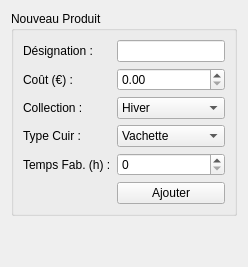
          <widget class="QWidget" name="tab_prod_new">
           <attribute name="title">
            <string>➕ Nouveau Produit</string>
           </attribute>
           <layout class="QVBoxLayout" name="vl_tab_prod_new">
            <item>
             <widget class="QGroupBox" name="gb_prod_new">
              <property name="title">
               <string>Nouveau Produit</string>
              </property>
              <layout class="QFormLayout" name="fl_prod_new">
               <item row="0" column="0">
                <widget class="QLabel" name="label">
                 <property name="text">
                  <string>Désignation :</string>
                 </property>
                </widget>
               </item>
               <item row="0" column="1">
                <widget class="QLineEdit" name="le_prod_nom"/>
               </item>
               <item row="1" column="0">
                <widget class="QLabel" name="label">
                 <property name="text">
                  <string>Coût (€) :</string>
                 </property>
                </widget>
               </item>
               <item row="1" column="1">
                <widget class="QDoubleSpinBox" name="sb_prod_cout">
                 <property name="maximum">
                  <double>10000.000000000000000</double>
                 </property>
                </widget>
               </item>
               <item row="2" column="0">
                <widget class="QLabel" name="label">
                 <property name="text">
                  <string>Collection :</string>
                 </property>
                </widget>
               </item>
               <item row="2" column="1">
                <widget class="QComboBox" name="cb_prod_coll">
                 <item>
                  <property name="text">
                   <string>Hiver</string>
                  </property>
                 </item>
                 <item>
                  <property name="text">
                   <string>Été</string>
                  </property>
                 </item>
                 <item>
                  <property name="text">
                   <string>Intemporel</string>
                  </property>
                 </item>
                </widget>
               </item>
               <item row="3" column="0">
                <widget class="QLabel" name="label">
                 <property name="text">
                  <string>Type Cuir :</string>
                 </property>
                </widget>
               </item>
               <item row="3" column="1">
                <widget class="QComboBox" name="cb_prod_cuir">
                 <item>
                  <property name="text">
                   <string>Vachette</string>
                  </property>
                 </item>
                 <item>
                  <property name="text">
                   <string>Agneau</string>
                  </property>
                 </item>
                 <item>
                  <property name="text">
                   <string>Croco</string>
                  </property>
                 </item>
                </widget>
               </item>
               <item row="4" column="0">
                <widget class="QLabel" name="label">
                 <property name="text">
                  <string>Temps Fab. (h) :</string>
                 </property>
                </widget>
               </item>
               <item row="4" column="1">
                <widget class="QSpinBox" name="sb_prod_temps"/>
               </item>
               <item row="5" column="1">
                <widget class="QPushButton" name="btn_valider_produit">
                 <property name="text">
                  <string>Ajouter</string>
                 </property>
                </widget>
               </item>
              </layout>
             </widget>
            </item>
            <item>
             <spacer name="verticalSpacer_2">
              <property name="orientation">
               <enum>Qt::Orientation::Vertical</enum>
              </property>
              <property name="sizeHint" stdset="0">
               <size>
                <width>20</width>
                <height>40</height>
               </size>
              </property>
             </spacer>
            </item>
           </layout>
          </widget>
